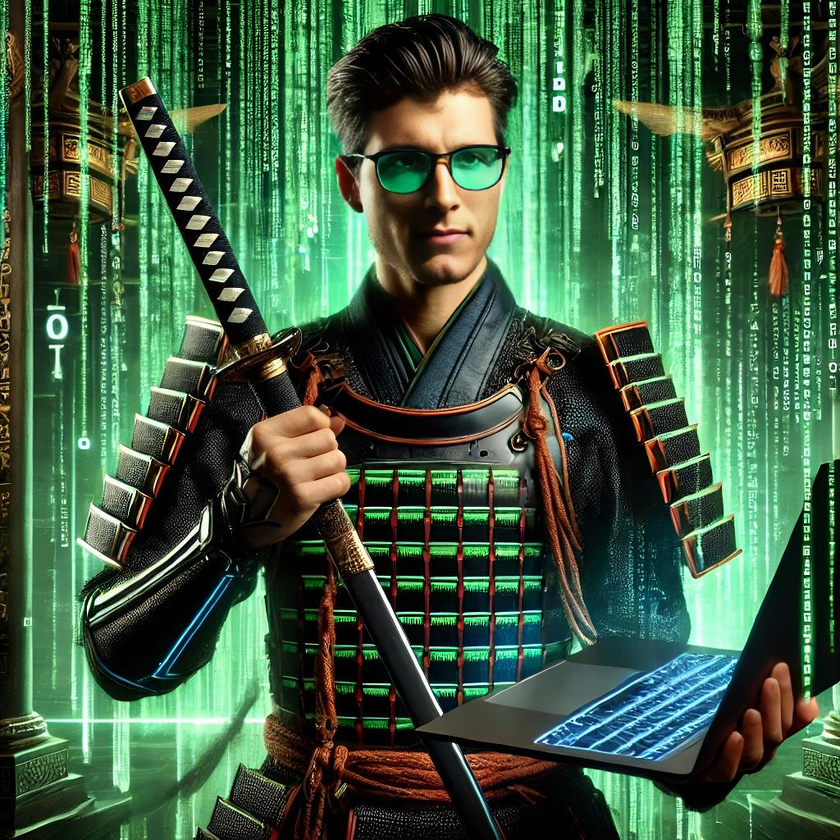
#> input picture input_image.png, 840 x 840 px, shrunk from 1024 x 1024 before the run
$ python project.py
#> lines starting #> are read from the running program, lines starting #| are printed output that depends on the picture
import numpy as np
import matplotlib.pyplot as plt
from PIL import Image


class ImageConvolution:
    def __init__(self, image_path):
        # Načtení obrázku a převod na numpy array
        self.original_image = np.array(Image.open(image_path).convert('L'))
        self.height, self.width = self.original_image.shape

        # Definice 5 konvolučních jader
        #   1) Identity (neutrální)
        #   2) Sharpen (zvýraznění hran)
        #   3) Edge detect (detekce hran)
        #   4) Blur (rozmazání)
        #   5) Emboss (reliéf)
        self.kernels = {
            'identity': np.array([
                [0, 0, 0],
                [0, 1, 0],
                [0, 0, 0]
            ]),
            'sharpen': np.array([
                [0, -1, 0],
                [-1, 5, -1],
                [0, -1, 0]
            ]),
            'edge_detect': np.array([
                [-1, -1, -1],
                [-1, 8, -1],
                [-1, -1, -1]
            ]),
            'blur': np.array([
                [1 / 9, 1 / 9, 1 / 9],
                [1 / 9, 1 / 9, 1 / 9],
                [1 / 9, 1 / 9, 1 / 9]
            ]),
            'emboss': np.array([
                [-2, -1, 0],
                [-1, 1, 1],
                [0, 1, 2]
            ])
        }

    def manual_convolution(self, image, kernel):
        # Příprava výstupního obrázku
        h, w = image.shape
        # Zvmenšení výstupního obrázku o 1px z každé strany
        output = np.zeros((h - 2, w - 2))

        # Ruční konvoluce
        for i in range(h - 2):
            for j in range(w - 2):
                # Výřez obrazu
                image_patch = image[i:i + 3, j:j + 3]
                # Výpočet konvoluce
                output[i, j] = np.sum(image_patch * kernel)

        # Normalizace hodnot
        output = np.clip(output, 0, 255)
        return output.astype(np.uint8)

    def apply_convolutions(self):
        # Aplikace všech konvolučních jader
        convolved_images = {}
        for name, kernel in self.kernels.items():
            convolved_images[name] = self.manual_convolution(
                self.original_image, kernel
            )
        return convolved_images

    def visualize_results(self, convolved_images):
        # Vizualizace výsledků
        plt.figure(figsize=(15, 3))

        # Původní obrázek
        plt.subplot(1, 6, 1)
        plt.imshow(self.original_image, cmap='gray')
        plt.title('Původní')
        plt.axis('off')

        # Konvoluční jádra
        for i, (name, image) in enumerate(convolved_images.items(), start=2):
            plt.subplot(1, 6, i)
            plt.imshow(image, cmap='gray')
            plt.title(name)
            plt.axis('off')

        plt.tight_layout()
        plt.savefig('convolution_results.png')
        plt.close()


def main():
    # Cesta k obrázku - nahraďte vlastní cestou
    image_path = 'input_image.png'

    # Vytvoření instance a zpracování
    conv_processor = ImageConvolution(image_path)
#> in __init__, `self.original_image = np.array(Image.open(image_path).convert('L'))`:
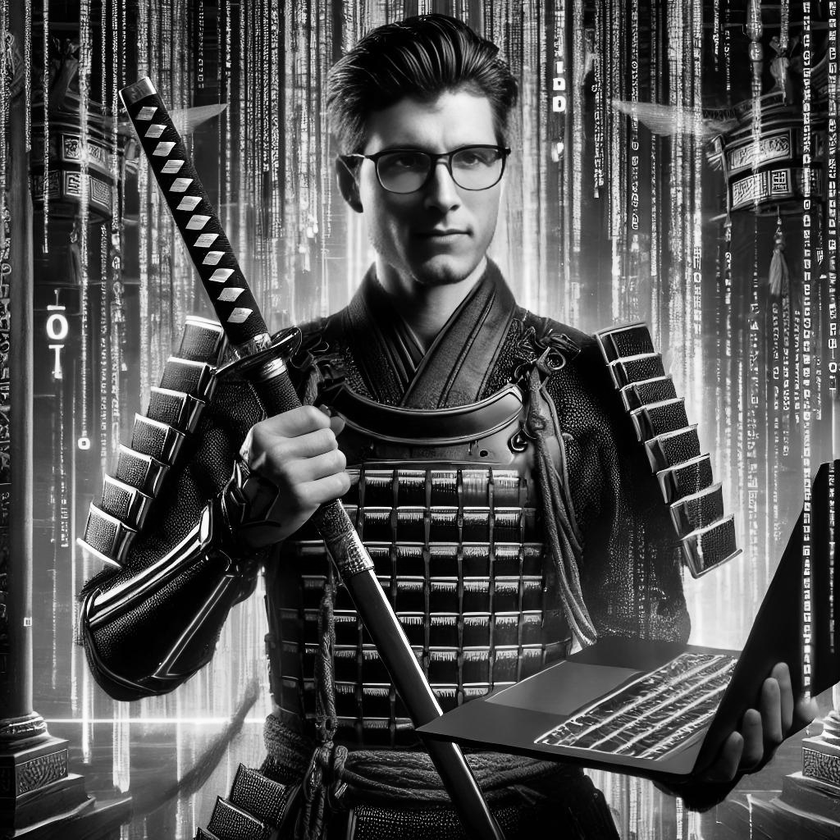
#> self.original_image: shape (840, 840); min 0, max 255, mean 81.9
    convolved_images = conv_processor.apply_convolutions()
#> after the loop in apply_convolutions, `for name, kernel in self.kernels.items():`: convolved_images = 5 items
#> convolved_images = 5 items
    conv_processor.visualize_results(convolved_images)
#> the loop in visualize_results, `for i, (name, image) in enumerate(convolved_images.items(), start=2):` made 5 passes
#> name on passes 1 to 5: 'identity', 'sharpen', 'edge_detect', 'blur', 'emboss'
#> in visualize_results, `plt.savefig('convolution_results.png')`:
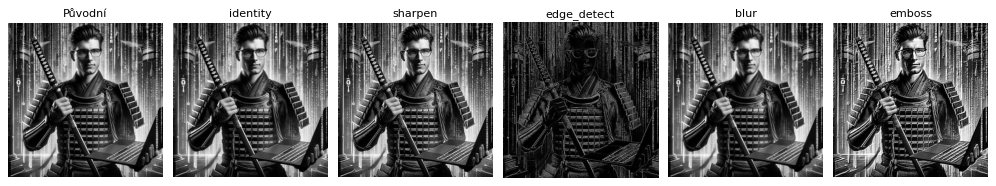
#> figure drawn by matplotlib, 6 panels

    print("Konvoluce dokončeny. Výsledky uloženy do 'convolution_results.png'")


if __name__ == "__main__":
    main()
